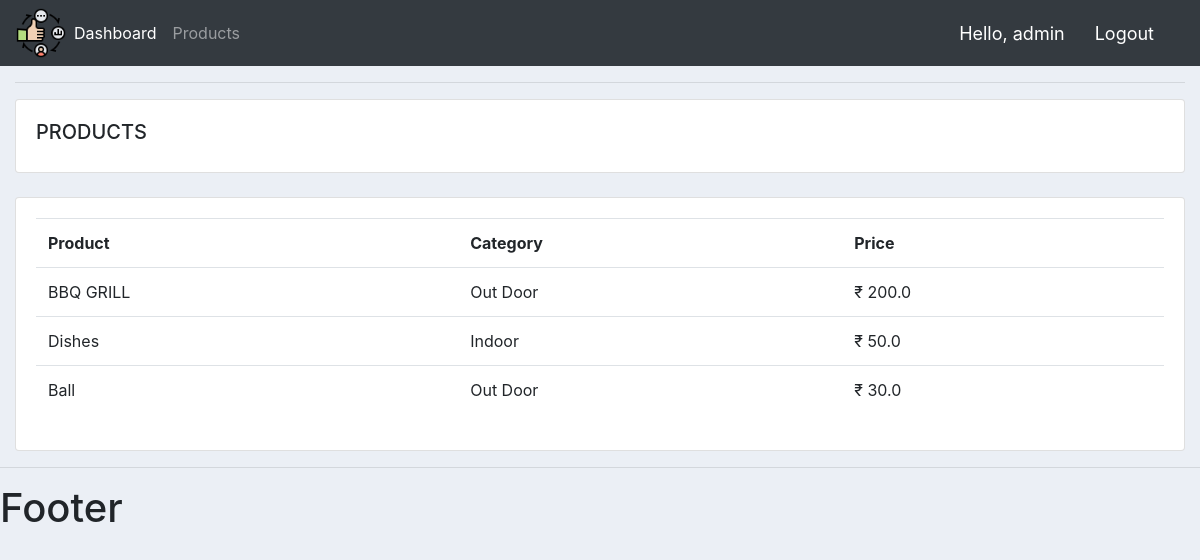
Screenshot of /products/ (signed in) with the database file from the repository.
### account/models.py (models this page shows, shortened)
class Product(models.Model):
    CATEGORY = (
        ('Indoor', 'Indoor'),
        ('Out Door', 'Out Door'),
    )
    name = models.CharField(max_length=200, null=True)
    price = models.FloatField(null=True)
    category = models.CharField(max_length=200, null=True, choices=CATEGORY)
    description = models.CharField(max_length=200, null=True, blank=True)
    date_created = models.DateField(auto_now_add=True, null=True)
    tags = models.ManyToManyField(Tag)

### account/decorators.py (the view)
        def wrapper_func(request, *args, **kwargs):
            group = None
            if request.user.groups.exists():
                group = request.user.groups.all()[0].name
            if group in allowed_roles:
                return view_func(request, *args, **kwargs)
            else:
                return HttpResponse("<h3>You are not Authorized here.</h3>")

### account/views.py (called while the page is built)
@login_required(login_url='login')
@allowed_users(allowed_roles=['admin'])
def products(request):
    products = Product.objects.all()
    context = {'products': products}
    return render(request, 'account/products.htm', context)

### account/templates/account/products.htm
{% extends 'account/base.htm' %}
{% block content %}
    <hr>
    <div class="row">
        <div class="col-md">
            <div class="card card-body">
                <h5>PRODUCTS</h5>
            </div>
            <br>
            <div class="card card-body">
                <table class="table">
                    <tr>
                        <th>Product</th>
                        <th>Category</th>
                        <th>Price</th>
                    </tr>
                    {% for product in products %}
                        <tr>
                            <td>{{ product.name }}</td>
                            <td>{{ product.category }}</td>
                            <td>&#8377; {{ product.price }}</td>
                        </tr>
                    {% endfor %}
                </table>
            </div>
        </div>
    </div>
{% endblock %}

### account/templates/account/navbar.htm (shortened to what this page needs)
{% load static %}
<nav class="navbar navbar-expand-lg navbar-dark bg-dark">
    <a href="{% url 'home' %}"><img src="{% static 'images/logo.png' %}" alt="" style="width: 50px; height: auto;"></a>
    <div class="collapse navbar-collapse" id="navbarSupportedContent">
      <ul class="navbar-nav mr-auto">
        {% if request.user.is_staff %}
        <li class="nav-item active">
          <a class="nav-link" href="{% url 'home' %}">Dashboard <span class="sr-only">(current)</span></a>
        </li>
        <li class="nav-item">
          <a class="nav-link" href="{% url 'products' %}">Products</a>
        </li>
        {% else %}
        <li class="nav-item" style="margin-left: 50px;">
          <a class="nav-link" href="{% url 'account' %}">Settings</a>
        </li>
        {% endif %}
      </ul>
    </div>
    <span class="hello-msg">Hello, {{ request.user }}</span>
    <span><a class="hello-msg" href="{% url 'logout' %}">Logout</a></span>
</nav>

### static/css/main.css (style rules this page uses)
body { background-color: #ebeff5; }

### account/templates/account/navbar.htm (style rules this page uses)
.hello-msg { font-size: 18px; color: #ffffff; margin-right: 30px; }

### rows the page displays
Product: name "BBQ GRILL", category "Out Door", price "200.0"
Product: name "Dishes", category "Indoor", price "50.0"
Product: name "Ball", category "Out Door", price "30.0"

### other values shown
{{ request.user }} "admin"
